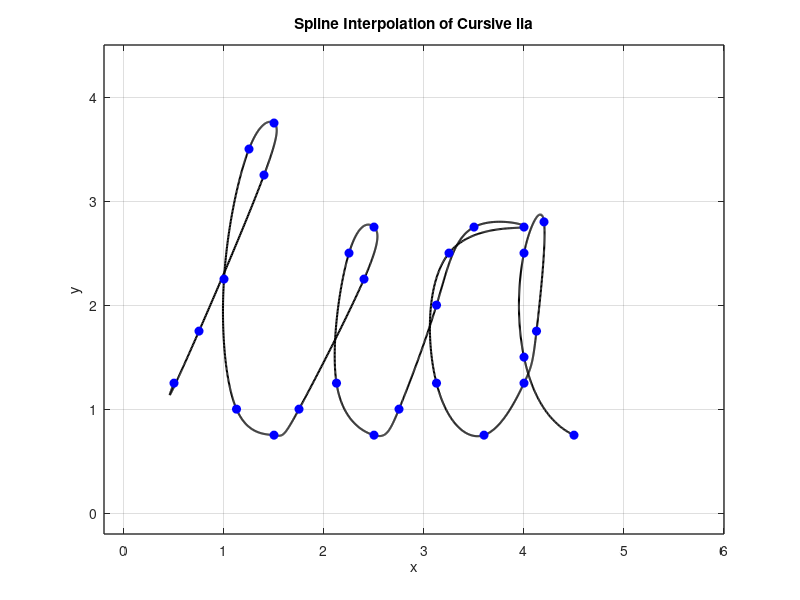

Source code (MATLAB):
% Define data points for x and y coordinates
x2=[0.50 0.75 1.40 1.50 1.25 1.00 1.125 1.50 1.75 2.40 2.50 2.25 2.125 2.50 2.75 3.125 3.50 4.00 3.25 3.125 3.60 4.00 4.125 4.20 4.0 4.0 4.50];
y2=[1.25 1.75 3.25 3.75 3.50 2.25 1.000 0.75 1.00 2.25 2.75 2.50 1.250 0.75 1.00 2.000 2.75 2.75 2.50 1.250 0.75 1.25 1.750 2.80 2.5 1.5 0.75];

n2=length(x2);
t2= 0:n2-1; % Parametric coordinate t
tt2= 0:0.01:n2-1; % More dense coor tt fir spline interpolation

% Compute spline interpolation
xx2= spline(t2,x2,tt2);
yy2= spline(t2,y2,tt2);

% Plot settings
figure(2)
plot(xx2,yy2,'k','Linewidth',1.5) % plot spline
hold on 
plot (x2,y2,'bo','MarkerFaceColor','b') % plot data points
axis([-0.2 6 -0.2 4.5])
grid on
title('Spline Interpolation of Cursive lia')
xlabel('x')
ylabel('y')
set(gca,'FontSize',10,'LineWidth',1)
grid on